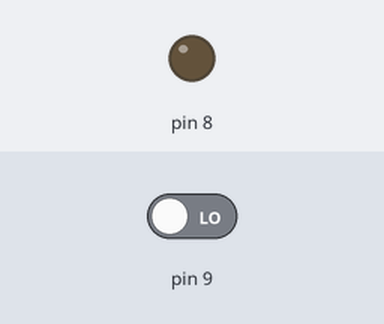
Simulated run of this sketch. Board: Arduino Uno, built with avr-gcc and run on an emulated ATmega328P. Shown: output pins drawn as LEDs (lit = HIGH). Dashed ring = blinking. The test bench sets the inputs (shaded band); at power-on: pin 9 LOW.

Above: at 1.2 s.
1.3 s: pin 9 driven HIGH
At 1.31 s:
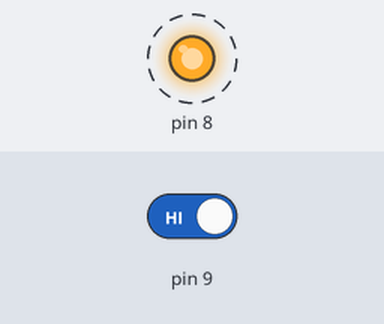
4.3 s: pin 9 driven LOW
At 4.3 s:
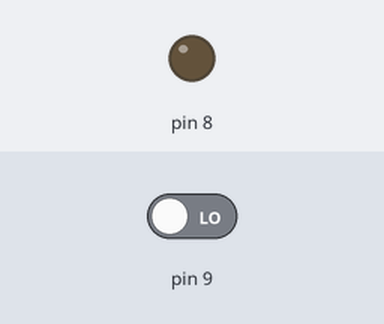
Timing chart, 0 to 7.3 s (numbered marks = the images above; inputs shaded):
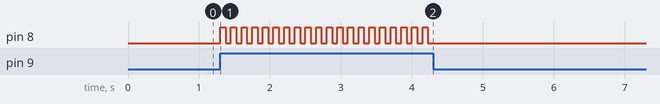

Measured:
- after the input at 1.3 s, pin 8: alternates HIGH for 0.08 s and LOW for 0.08 s, starting at once
- after the input at 4.3 s, pin 8: stops changing and stays LOW

The sketch:

one_led_blink.ino
```cpp
//Dane Krall
//Christopher Luk
//Cara Buck
//Krishna Annambhotla
void setup() {
  pinMode(9, INPUT);
  pinMode(8, OUTPUT);
}

void loop() {
  while(digitalRead(9) == HIGH){
    digitalWrite(8, HIGH);
    delay(75); // Not sure why, but a delay of 1000 gives me a delay of around 20ish seconds
    digitalWrite(8, LOW);
    delay(75); // Same as before
  }
}
```
